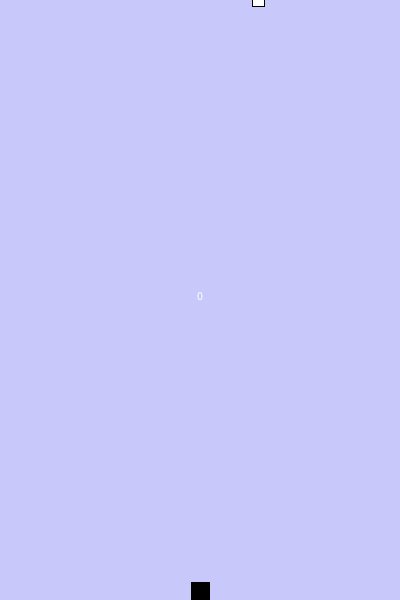
Frame 1 (no input)
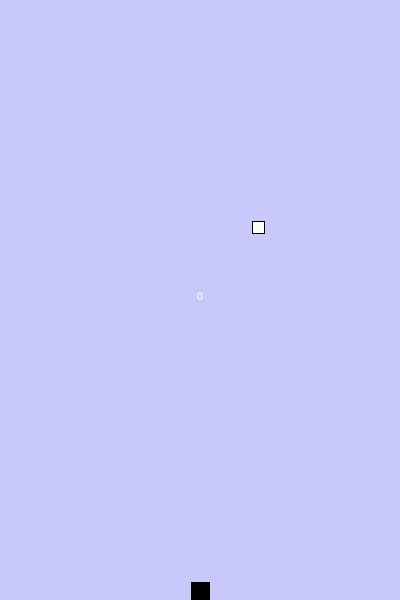
Frame 60 (the mouse pressed at the canvas centre just before this capture)
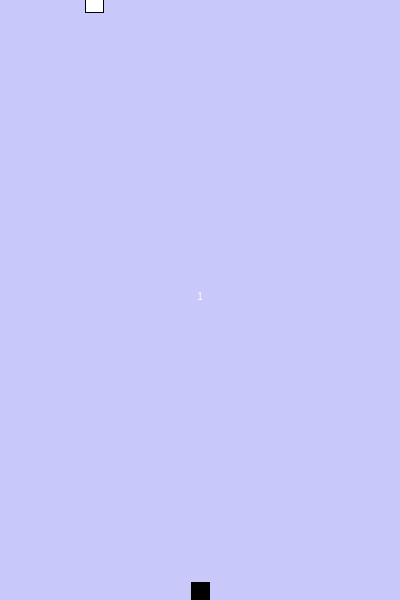
Frame 120 (the mouse held since frame 60 and released just before this capture)

The Processing sketch that drew these frames (run headless with seeded random() and noise(); from frame 60 on, the mouse is pressed at the canvas centre):

// Processing sketch: singleBlockGame
// ── singleBlockGame.pde
int bPosX, bSize, score, plSize, plPosX, plPosY;
float bPosY, bSpeed, plSpeed;

void setup() {
  //Program Settings
  size(400, 600);
  textAlign(CENTER);
  rectMode(CENTER);
  //Initial Start
  initGame();
}

void draw() {
  background(200, 200, 250);
  drawPlayer();
  movePlayer();  //Allows left and right movement of the player
  drawBlock();   //Draws current pos of falling block(s)
  moveBlock();   //increases height of falling block(s) as well as acceleration
  checkFall();   //When block hits ground, new block appears
  checkCollision();
  text(score, width/2, height/2);  //Score display
}

void initBlock() {
  bPosX = int(random(width));
  bPosY = 0;
  bSize = int(random(10, 20));
  bSpeed = random(1);
}

void drawBlock() {
  fill(255);
  square(bPosX, bPosY, bSize);
}

void moveBlock() {
  bPosY += bSpeed;
  bSpeed+=0.1; //acceleration
}

void checkFall() {
  if (bPosY > height+(bPosX/2)) {
    initBlock();
    score++;
  }
}

void initPlayer() {
  plSize = 18;
  plPosX = width/2;
  plPosY = height-(plSize/2);
  plSpeed = 2;
}

void drawPlayer() {
  fill(0);
  square(plPosX, plPosY, plSize);
}

void movePlayer() {
  //fill(0);
  //square(plPosX, plPosY, plSize);
  if (keyPressed) {
    if (keyCode == LEFT) {
      plPosX -= plSpeed;
    } else if (keyCode == RIGHT) {
      plPosX += plSpeed;
    }
  }
}

void checkCollision() {
  float bLeft = bPosX-bSize;
  float bRight = bPosX+bSize;
  float bHead = bPosY+bSize;
  float plLeft = plPosX-plSize;
  float plRight = plPosX+plSize;
  float plHead = plPosY-plSize;

  if (bHead>=plHead && ((bLeft>=plLeft && bLeft<plRight) || (bRight>=plLeft && bRight<plRight))) {
    initGame();
  }
}

void initGame() {
  score = 0;
  initBlock();
  initPlayer();
}
